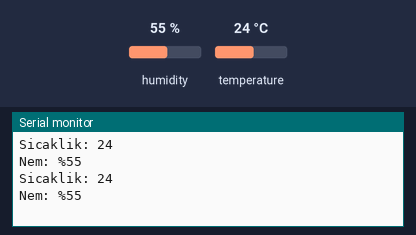
The sketch below on a simulated Arduino Uno, built with avr-gcc and run on an emulated ATmega328P. Shown: the last lines printed to the serial monitor. Inputs (shaded band) come from the test bench; at power-on: humidity 55 %, temperature 24 °C.

Above: at 3.8 s.
3.9 s: humidity set to 22 %
At 7.4 s:
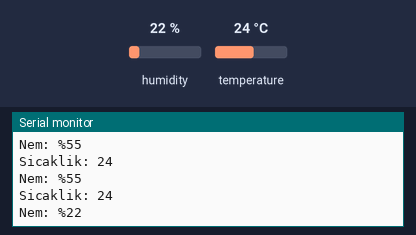
7.8 s: temperature set to 12 °C
At 9.5 s:
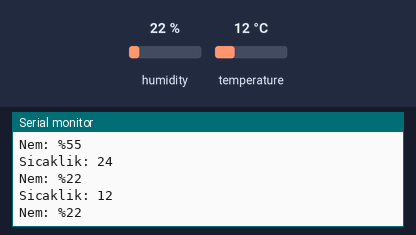
11.7 s: humidity set to 40 %
At 12.7 s:
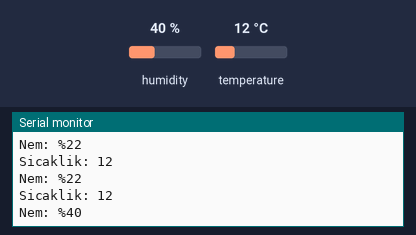
Timing chart, 0 to 14.7 s (numbered marks = the images above; inputs shaded):
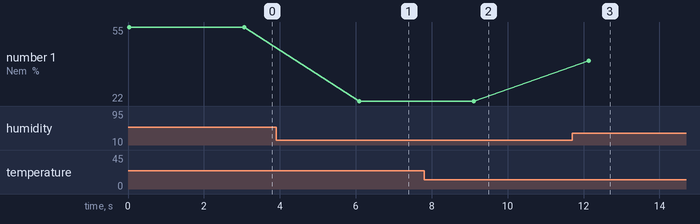

Measured:
- after the input at 3.9 s, the serial monitor: prints a new line after 2.2 s (image 1)
- after the input at 7.8 s, the serial monitor: prints a new line after 1.3 s (image 2)
- after the input at 11.7 s, the serial monitor: prints a new line after 0.43 s (image 3)
- plotted number 1: 55 → 22 after the input at 3.9 s, 22 → 40 after the input at 11.7 s

The sketch:

dht11.ino
```cpp
/*
Topic: Arduino DHT11 Kullanımı
Author: Furkan Doğan (https://www.youtube.com/channel/UC64VitGjKnw-PFYZjdWSNoQ)
Date: 07.08.2021 12:23
*/

#include <DHT.h> // DHT kütüphanesi

#define DHTPIN 2
#define DHTTYPE DHT11

DHT dht(DHTPIN, DHTTYPE); //DHT mizi tanımladık

void setup() {
  // put your setup code here, to run once:
  Serial.begin(9600); // Seri haberleşmeyi başlattık
  dht.begin(); // DHT mizi başlattık

}

void loop() {
  // put your main code here, to run repeatedly:

  int sicaklik = dht.readTemperature(); // Sıcaklık Değeri
  int nem = dht.readHumidity(); // Nem Değeri

  Serial.print("Sicaklik: ");
  Serial.print(sicaklik);
  Serial.println(" ");
  Serial.print("Nem: %");
  Serial.print(nem);
  Serial.println(" ");
  delay(3000); // 3 saniyede bir yenile


}
```
